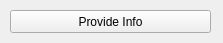
<?xml version="1.0" encoding="UTF-8"?>
<ui version="4.0">
 <class>Widget</class>
 <widget class="QWidget" name="Widget">
  <property name="geometry">
   <rect>
    <x>0</x>
    <y>0</y>
    <width>223</width>
    <height>43</height>
   </rect>
  </property>
  <property name="windowTitle">
   <string>Widget</string>
  </property>
  <widget class="QPushButton" name="provideInfoButton">
   <property name="geometry">
    <rect>
     <x>10</x>
     <y>10</y>
     <width>201</width>
     <height>23</height>
    </rect>
   </property>
   <property name="text">
    <string>Provide Info</string>
   </property>
  </widget>
 </widget>
 <resources/>
 <connections/>
</ui>
